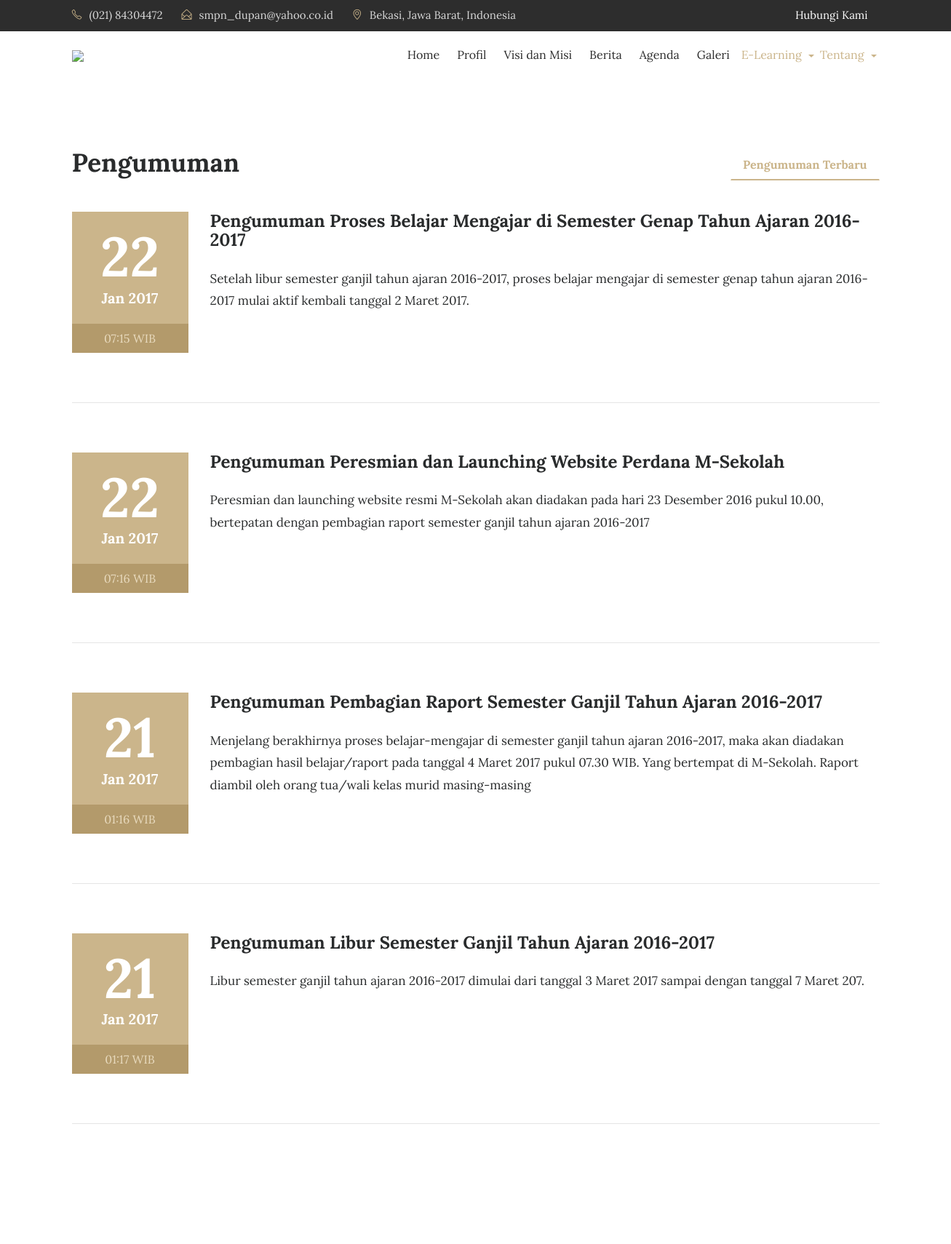
Before: /index.php/pengumuman (upper part) with the older database file.
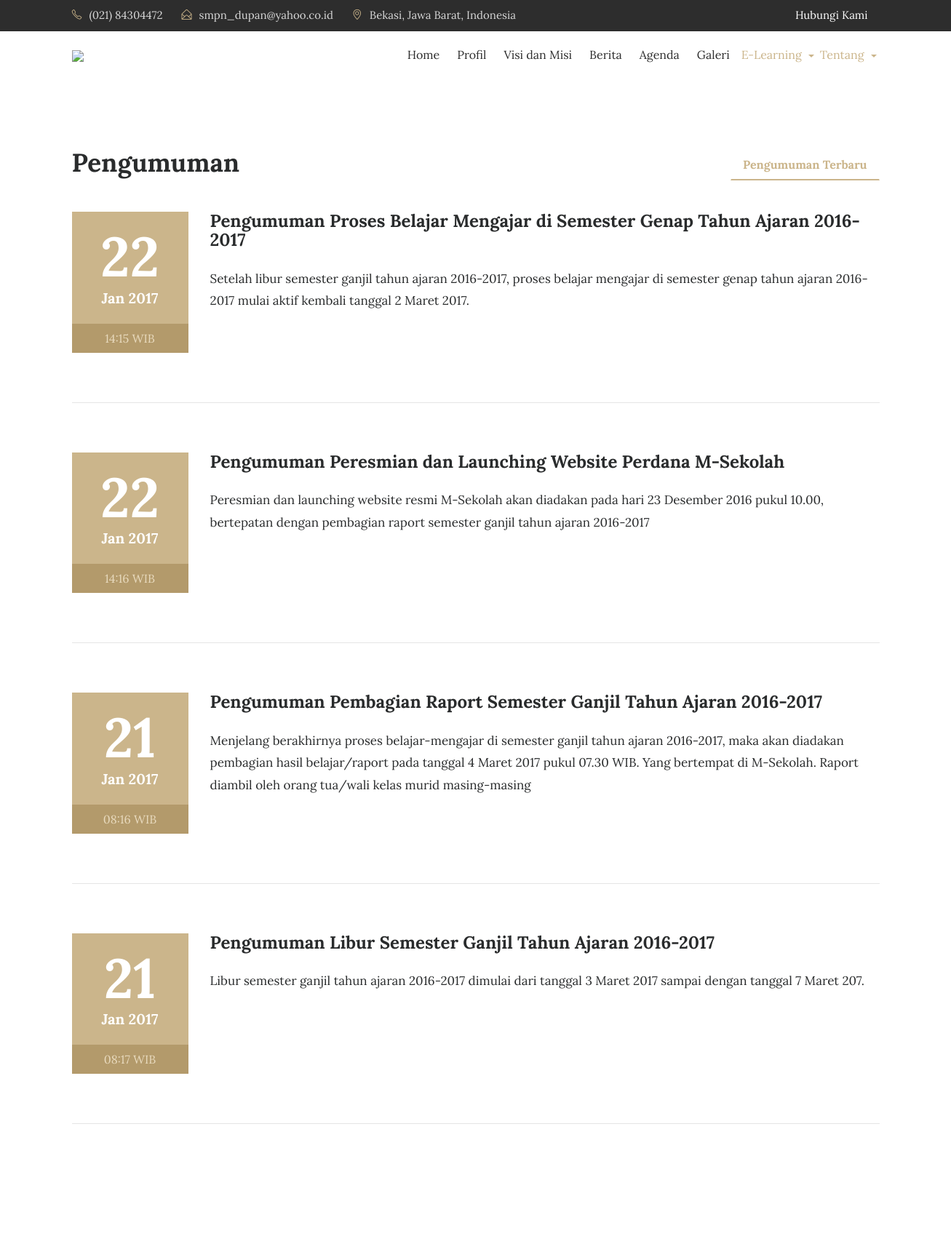
After: the same page with the newer database file.
### tables this page shows
CREATE TABLE `tbl_pengumuman` (
  `pengumuman_id` int(11) NOT NULL AUTO_INCREMENT,
  `pengumuman_judul` varchar(150) DEFAULT NULL,
  `pengumuman_deskripsi` text,
  `pengumuman_tanggal` timestamp NULL DEFAULT CURRENT_TIMESTAMP,
  `pengumuman_author` varchar(60) DEFAULT NULL,
  PRIMARY KEY (`pengumuman_id`)
);

### application/controllers/Pengumuman.php (called while the page is built, shortened)
<?php
class Pengumuman extends CI_Controller{
	function __construct(){
		$this->load->model('m_pengumuman');
		$this->load->model('m_pengunjung');
	}
	function index(){
		$jum=$this->m_pengumuman->pengumuman();
        $page=$this->uri->segment(3);
        if(!$page):
            $offset = 0;
        else:
            $offset = $page;
        endif;
        $limit=7;
        $config['base_url'] = base_url() . 'pengumuman/index/';
            $config['total_rows'] = $jum->num_rows();
            $config['per_page'] = $limit;
            $config['uri_segment'] = 3;
	          $config['full_tag_open']    = '<div class="pagging text-center"><nav><ul class="pagination justify-content-center">';
	          $config['full_tag_close']   = '</ul></nav></div>';
	          $config['num_tag_open']     = '<li class="page-item"><span class="page-link">';
	          $config['num_tag_close']    = '</span></li>';
	          $config['cur_tag_open']     = '<li class="page-item"><span class="page-link">';
	          $config['cur_tag_close']    = '<span class="sr-only">(current)</span></span></li>';
	          $config['next_tag_open']    = '<li class="page-item"><span class="page-link">';
	          $config['next_tagl_close']  = '<span aria-hidden="true">&raquo;</span></span></li>';
	          $config['prev_tag_open']    = '<li class="page-item"><span class="page-link">';
	          $config['prev_tagl_close']  = '</span>Next</li>';
	          $config['first_tag_open']   = '<li class="page-item"><span class="page-link">';
	          $config['first_tagl_close'] = '</span></li>';
	          $config['last_tag_open']    = '<li class="page-item"><span class="page-link">';
	          $config['last_tagl_close']  = '</span></li>';
            $config['first_link'] = 'Awal';
            $config['last_link'] = 'Akhir';
            $config['next_link'] = 'Next >>';
            $config['prev_link'] = '<< Prev';
            $this->pagination->initialize($config);
            $x['page'] =$this->pagination->create_links();
						$x['data']=$this->m_pengumuman->pengumuman_perpage($offset,$limit);
						$this->load->view('depan/header');
						$this->load->view('depan/menu');
						$this->load->view('depan/v_pengumuman',$x);
						$this->load->view('depan/footer');
	}
}

### index.php (called while the page is built, shortened)
<?php
require_once BASEPATH.'core/CodeIgniter.php';

### application/models/M_pengumuman.php (called while the page is built, shortened)
<?php
class M_pengumuman extends CI_Model{
	function pengumuman_perpage($offset,$limit){
		$hsl=$this->db->query("SELECT pengumuman_id,pengumuman_judul,pengumuman_deskripsi,pengumuman_tanggal,DATE_FORMAT(pengumuman_tanggal,'%d/%m/%Y') AS tanggal,pengumuman_author FROM tbl_pengumuman ORDER BY pengumuman_id DESC limit $offset,$limit");
		return $hsl;
	}
}

### application/views/depan/v_pengumuman.php (the view, shortened to what this page needs)
<section class="events">
    <div class="container">
        <div class="row">
            <div class="col-md-4">
                <h2 class="event-title">Pengumuman</h2>
            </div>
            <div class="col-md-8">
                <ul class="nav nav-tabs" role="tablist">
                    <li class="nav-item nav-tab1">
                        <a class="nav-link tab-list active" data-toggle="tab" href="#upcoming-events" role="tab">Pengumuman Terbaru </a>
                    </li>
                </ul>
            </div>
        </div>
        <br>
        <div class="row">
            <div class="tab-content">
                <div class="tab-pane active" id="upcoming-events" role="tabpanel">
                  <?php foreach($data->result() as $row):?>
                    <div class="col-md-12">
                        <div class="row">
                            <div class="col-md-2">
                                <div class="event-date">
                                    <h4><?php echo date("d", strtotime($row->pengumuman_tanggal));?></h4> <span><?php echo date("M Y", strtotime($row->pengumuman_tanggal));?></span>
                                </div>
                                <span class="event-time"><?php echo date("H:i", strtotime($row->pengumuman_tanggal)).' WIB';?></span>
                            </div>
                            <div class="col-md-10">
                                <div class="event-heading">
                                    <h3><?php echo $row->pengumuman_judul;?></h3>
                                    <p><?php echo $row->pengumuman_deskripsi;?></p>
                                </div>
                          </div>
                      </div>
                      <hr class="event-underline">
                  </div>
                <?php endforeach;?>
      <div class="col-md-12 text-center">
    </div>
</div>
</div>
</div>
</div>
</section>

### application/views/depan/header.php (shortened to what this page needs)
<!DOCTYPE html>
<html lang="en">
<head>
    <link rel="stylesheet" href="<?php echo base_url().'theme/css/bootstrap.min.css'?>">
    <link rel="stylesheet" href="<?php echo base_url().'theme/css/font-awesome.min.css'?>">
    <link rel="stylesheet" href="<?php echo base_url().'theme/css/simple-line-icons.css'?>">
    <link rel="stylesheet" href="<?php echo base_url().'theme/css/slick.css'?>">
    <link rel="stylesheet" href="<?php echo base_url().'theme/css/slick-theme.css'?>">
    <link rel="stylesheet" href="<?php echo base_url().'theme/css/owl.carousel.min.css'?>">
    <link href="<?php echo base_url().'theme/css/style.css'?>" rel="stylesheet">
  <link href="<?php echo base_url().'theme/css/animated-masonry-gallery.css'?>" rel="stylesheet" type="text/css" />
  <link href="<?php echo base_url().'theme/css/style.css'?>" rel="stylesheet">
</head>
<body>
    <div class="header-topbar">
        <div class="container">
            <div class="row">
                <div class="col-xs-6 col-sm-8 col-md-9">
                    <div class="header-top_address">
                        <div class="header-top_list">
                            <span class="icon-phone"></span>(021) 84304472
                        </div>
                        <div class="header-top_list">
                            <span class="icon-envelope-open"></span>smpn_dupan@yahoo.co.id
                        </div>
                        <div class="header-top_list">
                            <span class="icon-location-pin"></span>Bekasi, Jawa Barat, Indonesia                        </div>
                    </div>
                </div>
                <div class="col-xs-6 col-sm-4 col-md-3">
                    <div class="header-top_login mr-sm-3">
                        <a href="<?php echo site_url('contact');?>">Hubungi Kami</a>
                    </div>
                </div>
            </div>
        </div>
    </div>

### application/views/depan/menu.php (shortened to what this page needs)
 <div data-toggle="affix">
        <div class="container nav-menu2">
            <div class="row">
                <div class="col-md-12">
                    <nav class="navbar navbar2 navbar-toggleable-md navbar-light bg-faded">
                        <div>
                            <a href="<?php echo site_url('');?>" class="navbar-brand nav-brand2"><img class="img img-responsive" width="250px;" src="<?php echo base_url().'theme/images/baru.png'?>"></a>
                        </div>
                        <div class="collapse navbar-collapse justify-content-end" id="navbarNavDropdown">
                            <ul class="navbar-nav">
                                <li class="nav-item">
                                    <a class="nav-link" href="<?php echo site_url('');?>">Home</a>
                                </li>
                                           <li class="nav-item">
                                    <a class="nav-link" href="<?php echo site_url('about');?>">Profil</a>
                                </li>
                                <li class="nav-item">
                                    <a class="nav-link" href="<?php echo site_url('visi_misi');?>">Visi dan Misi</a>
                                </li>
                                <li class="nav-item">
                                    <a class="nav-link" href="<?php echo site_url('blog');?>">Berita</a>
                                </li>
                                <li class="nav-item">
                                    <a class="nav-link" href="<?php echo site_url('agenda');?>">Agenda</a>
                                </li>
                                <li class="nav-item">
                                    <a class="nav-link" href="<?php echo site_url('galeri');?>">Galeri</a>
                                    <li class="dropdown">
                             <a class="dropdown-toggle" data-toggle="dropdown" href="#">E-Learning
                             <span class="caret"></span></a>
                             </li>
                                <li class="dropdown">
                             <a class="dropdown-toggle" data-toggle="dropdown" href="#">Tentang
                             <span class="caret"></span></a>
                             </li>
                        </div>
                    </nav>
                </div>
            </div>
        </div>
      </div>
<section>

### application/views/depan/footer.php (shortened to what this page needs)
</body>
</html>

Changed rows visible on the page:
changed tbl_pengumuman "Pengumuman Proses Belajar Mengajar di Semester Genap Tahun Ajaran 2016-2017": pengumuman_tanggal "07:15" → "14:15"
changed tbl_pengumuman "Pengumuman Peresmian dan Launching Website Perdana M-Sekolah": pengumuman_tanggal "07:16" → "14:16"
changed tbl_pengumuman "Pengumuman Pembagian Raport Semester Ganjil Tahun Ajaran 2016-2017": pengumuman_tanggal "01:16" → "08:16"
changed tbl_pengumuman "Pengumuman Libur Semester Ganjil Tahun Ajaran 2016-2017": pengumuman_tanggal "01:17" → "08:17"
